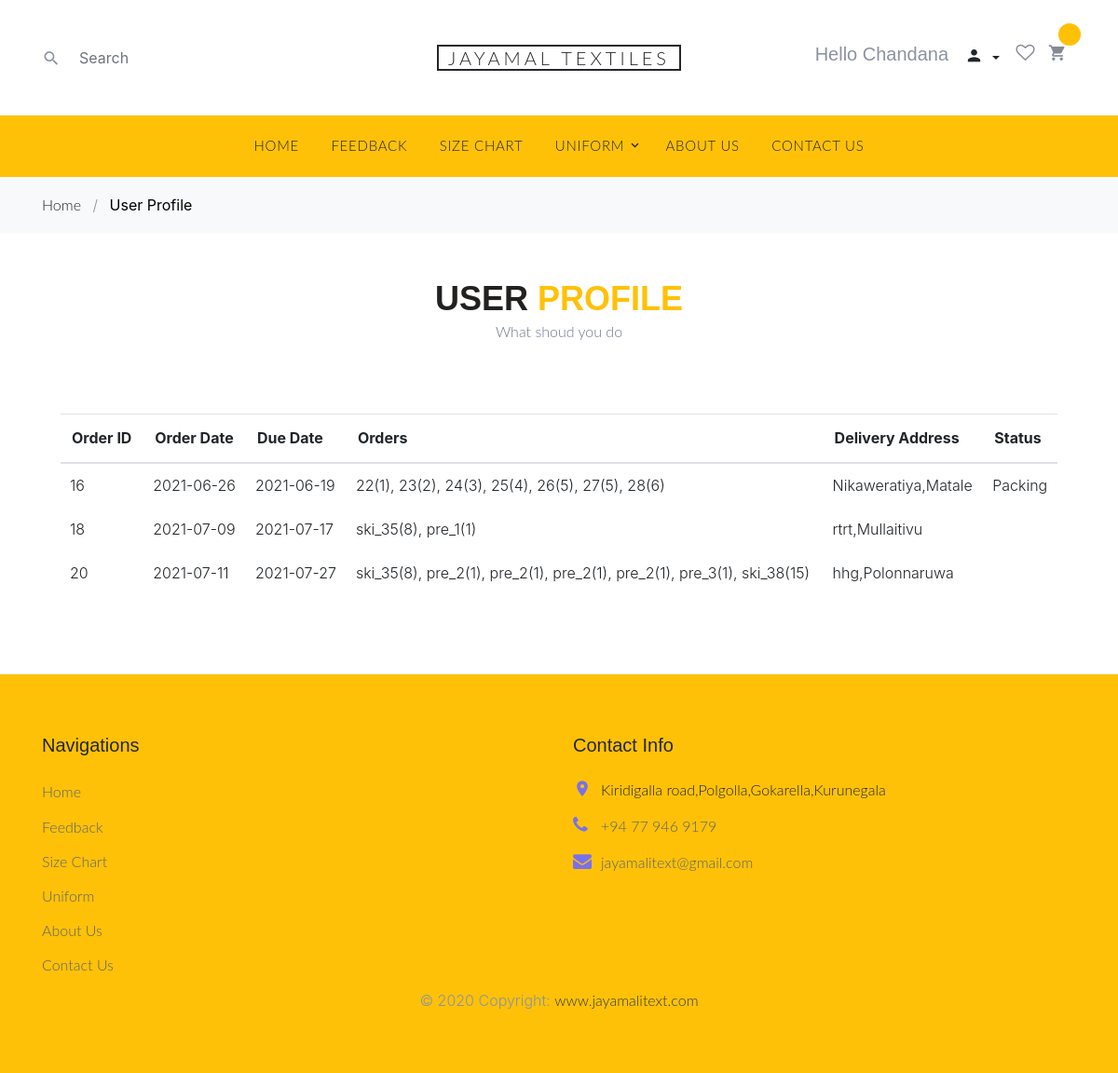
/JT/userprofile.php (signed in), run on the app's committed database.
### tables this page shows
CREATE TABLE `orders` (
  `order_ID` int(255) NOT NULL,
  `user_ID` int(255) NOT NULL,
  `orders` varchar(255) NOT NULL,
  `order_date` date NOT NULL,
  `due_date` date NOT NULL,
  `delivery_address` varchar(255) NOT NULL,
  `district` text NOT NULL,
  `status` text NOT NULL
);

### JT/userprofile.php (the view, shortened to what this page needs)
<?php
include('config/dbcon.php');
?>
<!DOCTYPE html>
<html lang="en">
<head>
    <link rel="stylesheet" href="fonts/icomoon/style.css">
    <link rel="stylesheet" href="css/bootstrap.min.css">
    <link rel="stylesheet" href="css/magnific-popup.css">
    <link rel="stylesheet" href="css/jquery-ui.css">
    <link rel="stylesheet" href="css/owl.carousel.min.css">
    <link rel="stylesheet" href="css/owl.theme.default.min.css">
    <link rel="stylesheet" href="css/style-starter.css">
    <link rel="stylesheet" href="css/aos.css">
    <link rel="stylesheet" href="css/style.css">
</head>
<body>
    <div class="site-wrap">
        <header class="site-navbar" role="banner">
            <div class="site-navbar-top">
                <div class="container">
                    <div class="row align-items-center">
                        <div class="col-6 col-md-4 order-2 order-md-1 site-search-icon text-left">
                            <form action="" class="site-block-top-search">
                                <span class="icon icon-search2"></span>
                                <input type="text" class="form-control border-0" placeholder="Search">
                            </form>
                        </div>
                        <div class="col-12 mb-3 mb-md-0 col-md-4 order-1 order-md-2 text-center">
                            <div class="site-logo">
                                <a href="index.php" class="js-logo-clone">JAYAMAL TEXTILES</a>
                            </div>
                        </div>
                        <div class="col-6 col-md-4 order-3 order-md-3 text-right">
                            <div class="site-top-icons">
                                <ul>
                                    <li>
                                        <h5>Hello
                                            <?php
                                            if (isset($_SESSION['auth'])) {
                                                echo $_SESSION['auth_user']['user_name'];
                                            } else {
                                                echo "Not Logged in";
                                            }
                                            ?>
                                        </h5>
                                    </li>
                                    <li>
                                        <div class="dropdown">
                                            <button class="btn dropdown-toggle" type="button" id="dropdownMenuButton" data-toggle="dropdown" aria-haspopup="true" aria-expanded="false">
                                                <span class="icon icon-person"></span>
                                            </button>
                                        </div>
                                    </li>
                                    <li><a href="#"><span class="icon icon-heart-o"></span></a></li>
                                    <li>
                                        <a class="site-cart" href="cart.php">
                                            <span class="icon icon-shopping_cart"></span>
                                            <span id="cart-item" class="count bg-warning text-secondary"></span>
                                        </a>
                                    </li>
                                </ul>
                            </div>
                        </div>
                    </div>
                </div>
            </div>
            <nav class="site-navigation text-right text-md-center bg-warning" role="navigation">
                <div class="container">
                    <ul class="site-menu js-clone-nav d-none d-md-block">
                        <li><a href="index.php">Home</a></li>
                        <li><a href="feedback.php.">Feedback</a></li>
                        <li><a href="sizechart.php">Size Chart</a></li>
                        <li class="has-children">
                            <a href="uniform.php">Uniform</a>
                        </li>
                        <li><a href="aboutus.php">About Us</a></li>
                        <li><a href="contactus.php">Contact Us</a></li>
                    </ul>
                </div>
            </nav>
        </header>
        <div class="bg-light py-3">
            <div class="container">
                <div class="row">
                    <div class="col-md-12 mb-0"><a href="index.html">Home</a> <span class="mx-2 mb-0">/</span> <strong class="text-black">User Profile</strong></div>
                </div>
            </div>
        </div>
        <div class="container py-lg-5">
            <h3 class="hny-title text-center mb-0 ">User<span class="text-warning"> Profile</span></h3>
            <p class="mb-2 text-center">What shoud you do</p>
        </div>
        <div class="container">
            <div class="row mb-5">
                <div class="col-md-12">
                    <div class="card-body">
                        <table class="table ">
                            <thead>
                                <tr>
                                    <th>Order ID</th>
                                    <th>Order Date</th>
                                    <th>Due Date</th>
                                    <th>Orders</th>
                                    <th>Delivery Address</th>
                                    <th>Status</th>
                                </tr>
                            </thead>
                            <tbody>
                                <?php
                                if (isset($_SESSION['auth_user'])) {
                                    $user_id = $_SESSION['auth_user']['user_id'];
                                    $query = "SELECT * FROM orders WHERE user_ID = $user_id";
                                    $query_run = mysqli_query($con, $query);
                                    if (mysqli_num_rows($query_run) > 0) {
                                        foreach ($query_run as $pro) {
                                ?>
                                            <tr>
                                                <td><?= $pro['order_ID'] ?></td>
                                                <td><?= $pro['order_date'] ?></td>
                                                <td><?= $pro['due_date'] ?></td>
                                                <td><?= $pro['orders'] ?></td>
                                                <td><?= $pro['delivery_address'] ?>,<?= $pro['district'] ?></td>
                                                <td><?= $pro['status'] ?></td>
                                            </tr>
                                    <?php
                                        }
                                    }
                                } else {
                                    ?>
                                    <tr>
                                        <td colspan="6">No Record Found</td>
                                    </tr>
                                <?php
                                }
                                ?>
                            </tbody>
                        </table>
                    </div>
                </div>
            </div>
        </div>
        <footer class="site-footer border-top bg-warning">
            <div class="container">
                <div class="row">
                    <div class="col-lg-6 mb-5 mb-lg-0">
                        <div class="row">
                            <div class="col-md-12">
                                <h3 class="footer-heading mb-4">Navigations</h3>
                            </div>
                            <div class="col-md-6 col-lg-6">
                                <ul class="list-unstyled">
                                    <li><a href="index.php">Home</a></li>
                                    <li><a href="feedback.php">Feedback</a></li>
                                    <li><a href="sizechart.php">Size Chart</a></li>
                                    <li><a href="uniform.php">Uniform</a></li>
                                    <li><a href="aboutus.php">About Us</a></li>
                                    <li><a href="contactus.php">Contact Us</a></li>
                                </ul>
                            </div>
                        </div>
                    </div>
                    <div class="col-md-6 col-lg-6">
                        <div class="block-5 mb-5">
                            <h3 class="footer-heading mb-4">Contact Info</h3>
                            <ul class="list-unstyled">
                                <li class="address dark">Kiridigalla road,Polgolla,Gokarella,Kurunegala</li>
                                <li class="phone"><a href="tel://23923929210">+94 77 946 9179</a></li>
                                <li class="email"><a href="mailto:jayamalitext@gmail.com">jayamalitext@gmail.com</a></li>
                            </ul>
                        </div>
                    </div>
                </div>
                <div class="text-center">
                    © 2020 Copyright:
                    <a class="text-dark" href="index.php">www.jayamalitext.com</a>
                </div>
            </div>
        </footer>
    </div>
</body>
</html>

### data on the page
orders: order_ID "16", order_date "2021-06-26", due_date "2021-06-19", orders "22(1), 23(2), 24(3), 25(4), 26(5), 27(5), 28(6)", delivery_address "Nikaweratiya", district "Matale", status "Packing"
orders: order_ID "18", order_date "2021-07-09", due_date "2021-07-17", orders "ski_35(8), pre_1(1)", delivery_address "rtrt", district "Mullaitivu"
orders: order_ID "20", order_date "2021-07-11", due_date "2021-07-27", orders "ski_35(8), pre_2(1), pre_2(1), pre_2(1), pre_2(1), pre_3(1), ski_38(15)", delivery_address "hhg", district "Polonnaruwa"

### other printed values
$_SESSION['auth_user']['user_name'] "Chandana"
